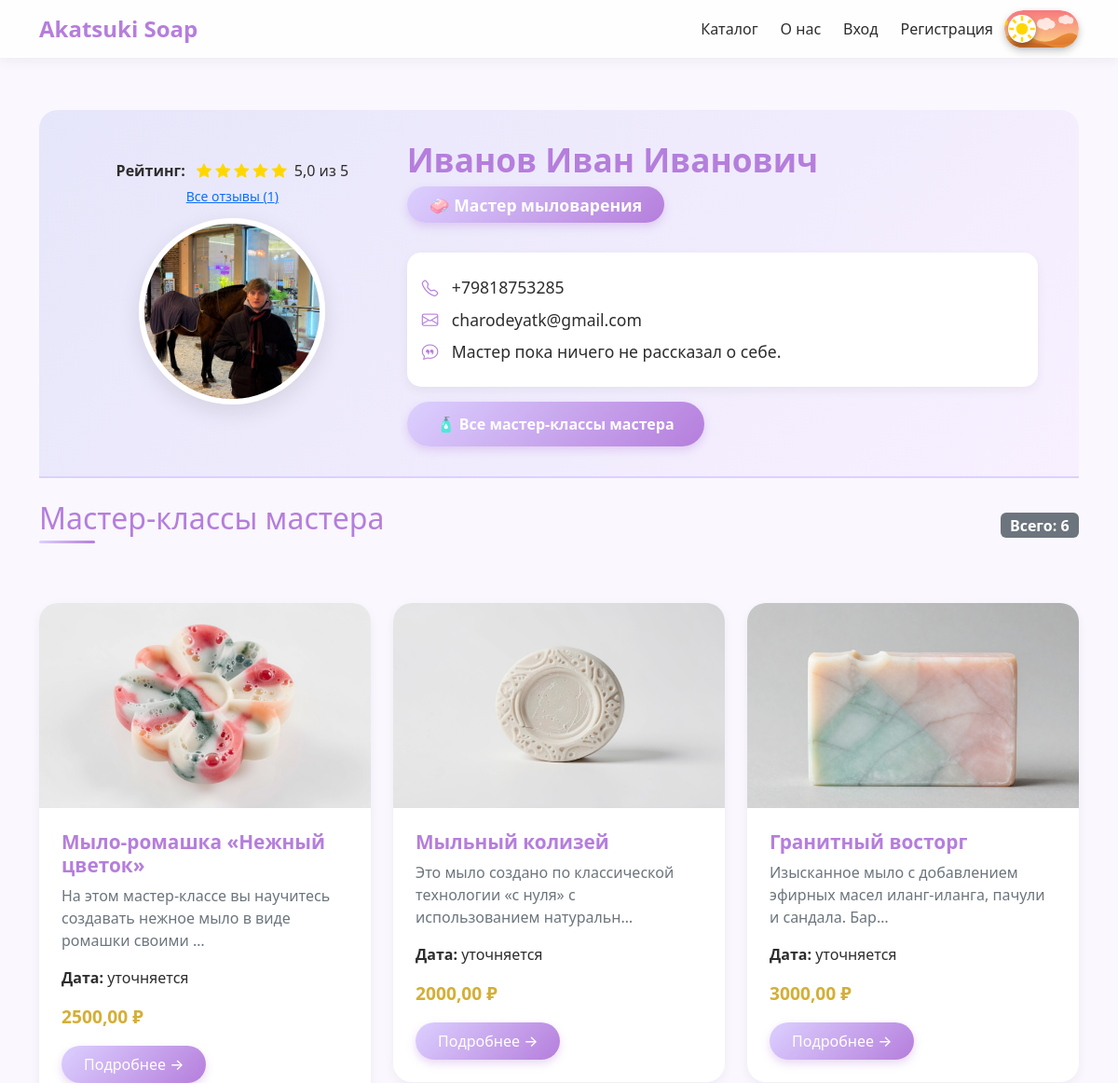
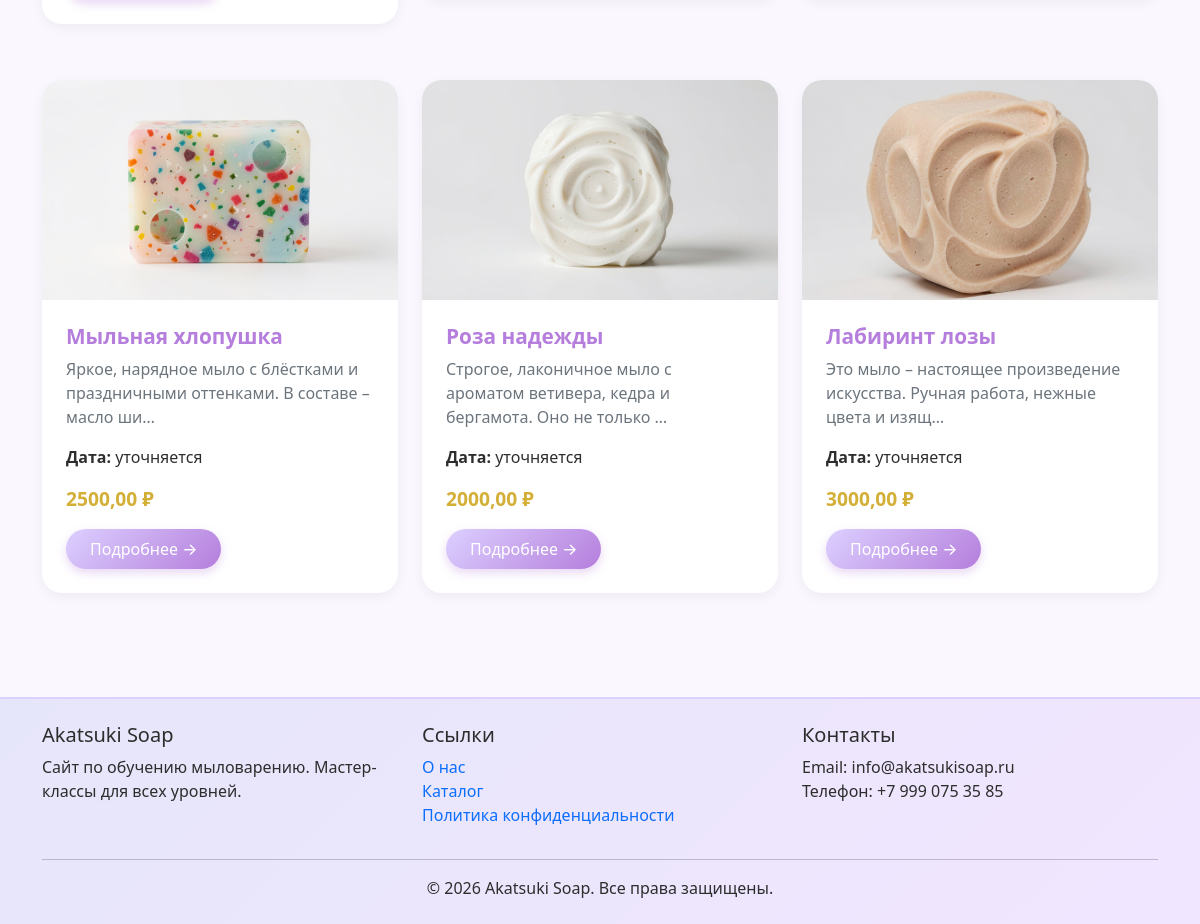
Screenshot of /master/3/ with the database file from the repository (2 pictures, top to bottom).
### main/models.py (models this page shows, shortened)
class ProfileUser(models.Model):
    user = models.OneToOneField(User, on_delete=models.CASCADE, related_name='profile')
    role = models.ForeignKey(Role, on_delete=models.PROTECT, verbose_name="Роль")
    fio = models.CharField(max_length=255, verbose_name="ФИО")
    phone = models.CharField(max_length=20, verbose_name="Телефон")
    avatar = models.ImageField(upload_to='avatars/', blank=True, null=True, verbose_name="Аватар")
    bio = models.TextField(blank=True, verbose_name="О себе")

class MasterClass(models.Model):
    FORMAT_CHOICES = [(1, "Онлайн"), (2, "Очная встреча")]
    METHOD_PAYMENT_CHOICES = [(1, "Банковская карта"), (2, "Онлайн перевод")]
    STATUS_CHOICES = [
        (1, "Черновик"), (2, "На модерации"), (3, "Опубликован"),
        (4, "Идёт проведение"), (5, "Завершён"), (6, "Отклонён"),
    ]
    name = models.CharField(max_length=255, verbose_name="Название")
    category = models.ForeignKey(Category, on_delete=models.CASCADE)
    description = models.TextField(verbose_name="Описание")
    duration_minutes = models.PositiveIntegerField(verbose_name="Длительность (мин)")
    format = models.IntegerField(choices=FORMAT_CHOICES, verbose_name="Формат")
    method_payment = models.IntegerField(choices=METHOD_PAYMENT_CHOICES, verbose_name="Способ оплаты")
    price = models.DecimalField(max_digits=7, decimal_places=2, verbose_name="Стоимость")
    comment = models.CharField(max_length=255, blank=True, verbose_name="Комментарий")
    status = models.IntegerField(choices=STATUS_CHOICES, default=1, verbose_name="Статус")
    master = models.ForeignKey(User, on_delete=models.CASCADE, related_name='masterclasses')
    address = models.CharField(max_length=255, blank=True, verbose_name="Адрес")
    show_on_home = models.BooleanField(default=False, verbose_name="Показывать на главной")
    created_at = models.DateTimeField(auto_now_add=True)
    updated_at = models.DateTimeField(auto_now=True)

class MasterClassImage(models.Model):
    masterclass = models.ForeignKey(MasterClass, on_delete=models.CASCADE, related_name='images')
    image = models.ImageField(upload_to='masterclass_images/')
    caption = models.CharField(max_length=200, blank=True)
    image_16_9 = ImageSpecField(
        source='image',
        processors=[ResizeToFill(1920, 1080)],
        format='JPEG',
        options={'quality': 85}
    )

### main/views.py (the view, shortened to what this page needs)
# urls.py: path('master/<int:user_id>/', views.master_profile, name='master_profile'),
def master_profile(request, user_id):
    master_user = get_object_or_404(User, id=user_id, profile__role__name='Мастер')
    masterclasses = MasterClass.objects.filter(master=master_user, status=3)
    from django.db.models import OuterRef, Subquery
    from django.utils import timezone
    masterclasses = masterclasses.annotate(
        first_session_date=Subquery(
            MasterClassDateTime.objects.filter(
                masterclass=OuterRef('pk'),
                is_active=True,
                date_event__gte=timezone.now().date()
            ).order_by('date_event', 'time_event').values('date_event')[:1]
        )
    )
    reviews = Review.objects.filter(master=master_user).select_related('client')
    avg_rating = reviews.aggregate(Avg('rating'))['rating__avg'] or 0
    reviews_count = reviews.count()
    can_review = False
    context = {
        'master': master_user,
        'masterclasses': masterclasses,
        'reviews': reviews,
        'avg_rating': avg_rating,
        'reviews_count': reviews_count,
        'can_review': can_review,
    }
    return render(request, 'main/master_profile.html', context)

### templates/main/master_profile.html (shortened to what this page needs)
{% extends 'base.html' %}
{% load static %}
{% block content %}
<div class="fade-in-up">
    <div class="master-profile-header mb-4">
        <div class="container">
            <div class="row align-items-center">
                <div class="col-md-4">
                    <div class="mb-2">
                        <strong>Рейтинг:</strong>
                        <span class="rating-stars ms-2">
                            {% include "includes/star_rating.html" with rating=avg_rating %}
                            <span class="ms-1">{{ avg_rating|floatformat:1 }} из 5</span>
                        </span>
                        <a href="{% url 'master_reviews' master.id %}" class="btn btn-link btn-sm">Все отзывы ({{ reviews_count }})</a>
                    </div>
                    {% if master.profile.avatar %}
                        <img src="{{ master.profile.avatar.url }}" class="master-avatar-large">
                    {% else %}
                        <img src="{% static 'images/default-avatar.png' %}" class="master-avatar-large">
                    {% endif %}
                </div>
                <div class="col-md-8 text-md-start text-center">
                    <h1 class="master-name">{{ master.profile.fio }}</h1>
                    <div class="master-role-badge">🧼 Мастер мыловарения</div>
                    <div class="master-contact">
                        <p><i class="bi bi-telephone"></i> {{ master.profile.phone }}</p>
                        <p><i class="bi bi-envelope"></i> {{ master.email }}</p>
                        <p><i class="bi bi-chat-quote"></i> {{ master.profile.bio|default:"Мастер пока ничего не рассказал о себе." }}</p>
                    </div>
                    <a href="{% url 'catalog' %}?master={{ master.id }}" class="btn-lavender mt-3">
                        🧴 Все мастер-классы мастера
                    </a>
                </div>
            </div>
        </div>
    </div>
    <div class="d-flex justify-content-between align-items-center mb-4">
        <h2 class="section-title">Мастер-классы мастера</h2>
        <span class="badge bg-secondary fs-6">Всего: {{ masterclasses.count }}</span>
    </div>
    {% if masterclasses %}
        <div class="row row-cols-1 row-cols-md-2 row-cols-lg-3 g-4">
            {% for mc in masterclasses %}
                <div class="col">
                    <div class="master-card">
                        {% with first_image=mc.images.first %}
                            {% if first_image %}
                                <img src="{{ first_image.image.url }}" alt="{{ mc.name }}">
                            {% else %}
                                <img src="{% static 'images/no-image.jpg' %}" alt="Нет фото">
                            {% endif %}
                        {% endwith %}
                        <div class="master-card-body">
                            <h3 class="master-card-title">{{ mc.name }}</h3>
                            <p class="master-card-text">{{ mc.description|truncatechars:80|safe }}</p>
                            <p><strong>Дата:</strong> {{ mc.first_session_date|default:"уточняется" }}</p>
                            <p class="master-card-price">{{ mc.price }} ₽</p>
                            <a href="{% url 'masterclass_detail' mc.id %}" class="master-card-link">
                                Подробнее →
                            </a>
                        </div>
                    </div>
                </div>
            {% endfor %}
        </div>
    {% else %}
        <div class="alert alert-info text-center">
            У мастера пока нет опубликованных мастер-классов.
        </div>
    {% endif %}
</div>
{% endblock %}

### static/css/style.css (style rules this page uses)
:root { --lavender-light: #e6e6fa; --lavender-medium: #dcd0ff; --lavender-dark: #b57edc; --accent-gold: #d4af37; --text-dark: #2d2d2d; --text-muted: #6c757d; --bg-light: #faf7ff; --shadow-sm: 0 4px 12px rgba(0, 0, 0, 0.05); --shadow-md: 0 8px 24px rgba(0, 0, 0, 0.1); --border-radius: 20px; --transition: all 0.5s ease; }
body { font-family: 'Segoe UI', Roboto, system-ui, -apple-system, sans-serif; background-color: var(--bg-light); color: var(--text-dark); min-height: 100vh; display: flex; flex-direction: column; margin: 0; }
html, body { overflow-x: hidden; width: 100%; position: relative; }
.btn-lavender { background: linear-gradient(135deg, var(--lavender-medium), var(--lavender-dark)); border: none; border-radius: 30px; padding: 0.5rem 1.8rem; font-weight: 600; transition: var(--transition); box-shadow: 0 4px 10px rgba(181, 126, 220, 0.3); color: white; text-decoration: none; display: inline-block; text-align: center; cursor: pointer; }
.master-profile-header { background: linear-gradient(135deg, var(--lavender-light) 0%, #f8f0ff 100%); border-radius: var(--border-radius) var(--border-radius) 0 0; padding: 2rem; text-align: center; border-bottom: 2px solid var(--lavender-medium); }
.master-avatar-large { width: 200px; height: 200px; border-radius: 50%; object-fit: cover; border: 6px solid white; box-shadow: var(--shadow-md); transition: transform 0.5s ease, box-shadow 0.5s ease; margin: 0 auto 1.5rem; }
.master-name { font-size: 2.2rem; font-weight: 700; color: var(--lavender-dark); margin-bottom: 0.5rem; }
.master-role-badge { background: linear-gradient(135deg, var(--lavender-medium), var(--lavender-dark)); color: white; padding: 0.4rem 1.5rem; border-radius: 50px; display: inline-block; font-weight: 600; font-size: 1.1rem; margin-bottom: 1rem; box-shadow: 0 4px 10px rgba(181, 126, 220, 0.3); }
.master-contact { background: white; border-radius: 15px; padding: 1rem; margin-top: 1rem; box-shadow: var(--shadow-sm); transition: var(--transition); }
.master-contact p { margin: 0.5rem 0; font-size: 1.1rem; }
.master-contact i { color: var(--lavender-dark); width: 25px; margin-right: 10px; }
.master-card { background: white; border-radius: var(--border-radius); box-shadow: var(--shadow-sm); transition: var(--transition); overflow: hidden; margin-top: 2rem; display: block; height: auto !important; }
.master-card img { width: 100%; height: 220px; object-fit: cover; display: block; transition: transform 0.5s ease; }
.master-card-body { padding: 1.5rem; word-wrap: break-word; overflow-wrap: break-word; width: 100%; box-sizing: border-box; }
.master-card-title { font-size: 1.3rem; font-weight: 600; color: var(--lavender-dark); margin-bottom: 0.5rem; }
.master-card-text { color: var(--text-muted); margin-bottom: 1rem; }
.master-card-price { font-size: 1.2rem; font-weight: 700; color: var(--accent-gold) !important; margin-bottom: 1rem; }
.master-card-link { background: linear-gradient(135deg, var(--lavender-medium), var(--lavender-dark)); border: none; border-radius: 30px; padding: 0.5rem 1.5rem; font-weight: 600; transition: var(--transition); box-shadow: 0 4px 10px rgba(181, 126, 220, 0.3); color: white !important; text-decoration: none; display: inline-block; font-size: 1rem; }
.section-title { position: relative; padding-bottom: 0.5rem; color: var(--lavender-dark); }
.section-title::after { content: ''; position: absolute; bottom: 0; left: 0; width: 60px; height: 3px; background: linear-gradient(90deg, var(--lavender-medium), var(--lavender-dark)); border-radius: 3px; }
.fade-in-up { animation: fadeInUp 0.8s ease; }

### rows the page displays
MasterClass: images.first.image (picture), name "Мыло-ромашка «Нежный цветок»", description "На этом мастер-классе вы научитесь создавать нежное мыло в виде ромашки своими …", first_session_date "уточняется", price "2500,00"
MasterClass: images.first.image (picture), name "Мыльный колизей", description "Это мыло создано по классической технологии «с нуля» с использованием натуральн…", first_session_date "уточняется", price "2000,00"
MasterClass: images.first.image (picture), name "Гранитный восторг", description "Изысканное мыло с добавлением эфирных масел иланг-иланга, пачули и сандала. Бар…", first_session_date "уточняется", price "3000,00"
MasterClass: images.first.image (picture), name "Мыльная хлопушка", description "Яркое, нарядное мыло с блёстками и праздничными оттенками. В составе – масло ши…", first_session_date "уточняется", price "2500,00"
MasterClass: images.first.image (picture), name "Роза надежды", description "Строгое, лаконичное мыло с ароматом ветивера, кедра и бергамота. Оно не только …", first_session_date "уточняется", price "2000,00"
MasterClass: images.first.image (picture), name "Лабиринт лозы", description "Это мыло – настоящее произведение искусства. Ручная работа, нежные цвета и изящ…", first_session_date "уточняется", price "3000,00"

### other values shown
{{ avg_rating|floatformat:1 }} "5,0"
{{ reviews_count }} "1"
{{ master.profile.fio }} "Иванов Иван Иванович"
{{ master.profile.phone }} "+79818753285"
{{ master.email }} "charodeyatk@gmail.com"
{{ master.profile.bio|default:"Мастер пока ничего не рассказал о себе." }} "Мастер пока ничего не рассказал о себе."
{{ masterclasses.count }} "6"
